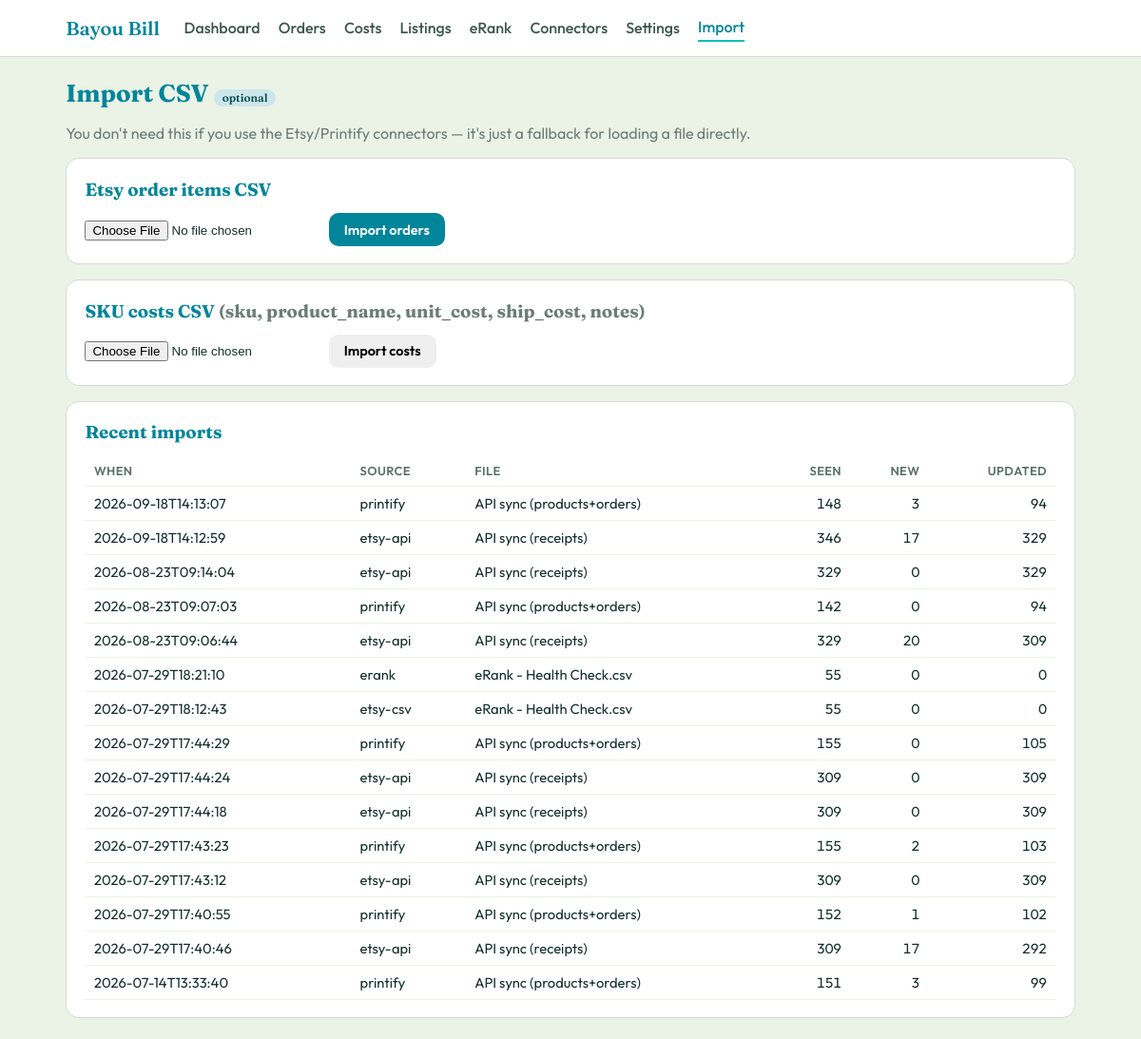
The page /import on the database its author committed.
### tables this page shows
CREATE TABLE import_log (
    id          INTEGER PRIMARY KEY AUTOINCREMENT,
    source      TEXT,
    filename    TEXT,
    rows_seen   INTEGER,
    rows_new    INTEGER,
    rows_updated INTEGER,
    imported_at TEXT
);

### app.py (the view, shortened to what this page needs)
@app.route("/import", methods=["GET", "POST"])
def import_data():
    conn = get_db()
    log = conn.execute(
        "SELECT * FROM import_log ORDER BY id DESC LIMIT 15"
    ).fetchall()
    conn.close()
    return render_template("import.html", log=log)

### app.py (called while the page is built)
@app.context_processor
def _inject_nav():
    import time as _t
    amap = {"dashboard": "dashboard", "orders": "orders", "costs": "costs",
            "connectors_page": "connectors", "settings": "settings",
            "import_data": "import",
            "listing_health.listings_page": "listings",
            "erank.erank_page": "erank"}
    return {"build": int(_t.time()), "active": amap.get(request.endpoint or "", "")}

### database.py (called while the page is built)
def get_db():
    conn = sqlite3.connect(DB_PATH, timeout=30)
    conn.row_factory = sqlite3.Row
    conn.execute("PRAGMA journal_mode = WAL")
    conn.execute("PRAGMA busy_timeout = 10000")
    return conn

### templates/import.html (shortened to what this page needs)
{% extends "base.html" %}{% block title %}Import · Bayou Bill{% endblock %}
{% block body %}
<h1>Import CSV <span class="tag">optional</span></h1>
<p class="muted">You don't need this if you use the Etsy/Printify connectors — it's
  just a fallback for loading a file directly.</p>
<div class="panel">
  <h3>Etsy order items CSV</h3>
  <form method="post" enctype="multipart/form-data">
    <input type="file" name="file" accept=".csv">
    <button class="primary" type="submit">Import orders</button>
  </form>
</div>
<div class="panel">
  <h3>SKU costs CSV <span class="muted">(sku, product_name, unit_cost, ship_cost, notes)</span></h3>
  <form method="post" enctype="multipart/form-data">
    <input type="file" name="file" accept=".csv">
    <button class="sage" type="submit">Import costs</button>
  </form>
</div>
{% if log %}<div class="panel"><h3>Recent imports</h3><table>
  <thead><tr><th>When</th><th>Source</th><th>File</th><th class="num">Seen</th><th class="num">New</th><th class="num">Updated</th></tr></thead>
  <tbody>{% for l in log %}<tr><td>{{ l.imported_at }}</td><td>{{ l.source }}</td><td>{{ l.filename }}</td>
    <td class="num">{{ l.rows_seen }}</td><td class="num">{{ l.rows_new }}</td><td class="num">{{ l.rows_updated }}</td></tr>{% endfor %}</tbody>
</table></div>{% endif %}
{% endblock %}

### static/style.css (style rules this page uses)
:root { --sage:#77b28c; --teal:#00859b; --cyan:#00bfb8; --green:#38a66f; --lime:#bce194; --paleteal:#cce7eb; --offwhite:#ebf2e6; --cream:#f8ecdb; --lgray:#d9d9d6; --mgray:#b3b3b3; --ink:#15302b; }
* { box-sizing:border-box }
body { margin:0;font-family:'Outfit',system-ui,Arial,sans-serif;background:var(--offwhite);color:var(--ink); }
h1,h2,h3 { font-family:'Fraunces',Georgia,serif;color:var(--teal);margin:.2rem 0 .8rem }
h1 { font-size:1.6rem }
.panel { background:#fff;border:1px solid var(--lgray);border-radius:14px;padding:1.1rem 1.2rem;margin:1rem 0 }
table { width:100%;border-collapse:collapse;font-size:.92rem }
th,td { text-align:left;padding:.5rem .6rem;border-bottom:1px solid var(--offwhite) }
th { color:#5a716a;font-weight:600;font-size:.8rem;text-transform:uppercase;letter-spacing:.03em }
td.num,th.num { text-align:right;font-variant-numeric:tabular-nums }
.btn,button { display:inline-block;border:none;border-radius:10px;padding:.55rem 1rem;font-family:inherit;font-weight:600;font-size:.9rem;cursor:pointer }
.btn.primary,button.primary { background:var(--teal);color:#fff }
.muted { color:#6b7d77 }
.tag { display:inline-block;background:var(--paleteal);color:#0a4a52;border-radius:999px;padding:.1rem .55rem;font-size:.74rem;font-weight:600 }

### rows shown on the page
import_log: imported_at "2026-09-18T14:13:07", source "printify", filename "API sync (products+orders)", rows_seen "148", rows_new "3", rows_updated "94"
import_log: imported_at "2026-09-18T14:12:59", source "etsy-api", filename "API sync (receipts)", rows_seen "346", rows_new "17", rows_updated "329"
import_log: imported_at "2026-08-23T09:14:04", source "etsy-api", filename "API sync (receipts)", rows_seen "329", rows_new "0", rows_updated "329"
import_log: imported_at "2026-08-23T09:07:03", source "printify", filename "API sync (products+orders)", rows_seen "142", rows_new "0", rows_updated "94"
import_log: imported_at "2026-08-23T09:06:44", source "etsy-api", filename "API sync (receipts)", rows_seen "329", rows_new "20", rows_updated "309"
import_log: imported_at "2026-07-29T18:21:10", source "erank", filename "eRank - Health Check.csv", rows_seen "55", rows_new "0", rows_updated "0"
import_log: imported_at "2026-07-29T18:12:43", source "etsy-csv", filename "eRank - Health Check.csv", rows_seen "55", rows_new "0", rows_updated "0"
import_log: imported_at "2026-07-29T17:44:29", source "printify", filename "API sync (products+orders)", rows_seen "155", rows_new "0", rows_updated "105"
import_log: imported_at "2026-07-29T17:44:24", source "etsy-api", filename "API sync (receipts)", rows_seen "309", rows_new "0", rows_updated "309"
import_log: imported_at "2026-07-29T17:44:18", source "etsy-api", filename "API sync (receipts)", rows_seen "309", rows_new "0", rows_updated "309"
import_log: imported_at "2026-07-29T17:43:23", source "printify", filename "API sync (products+orders)", rows_seen "155", rows_new "2", rows_updated "103"
import_log: imported_at "2026-07-29T17:43:12", source "etsy-api", filename "API sync (receipts)", rows_seen "309", rows_new "0", rows_updated "309"
import_log: imported_at "2026-07-29T17:40:55", source "printify", filename "API sync (products+orders)", rows_seen "152", rows_new "1", rows_updated "102"
import_log: imported_at "2026-07-29T17:40:46", source "etsy-api", filename "API sync (receipts)", rows_seen "309", rows_new "17", rows_updated "292"
import_log: imported_at "2026-07-14T13:33:40", source "printify", filename "API sync (products+orders)", rows_seen "151", rows_new "3", rows_updated "99"
